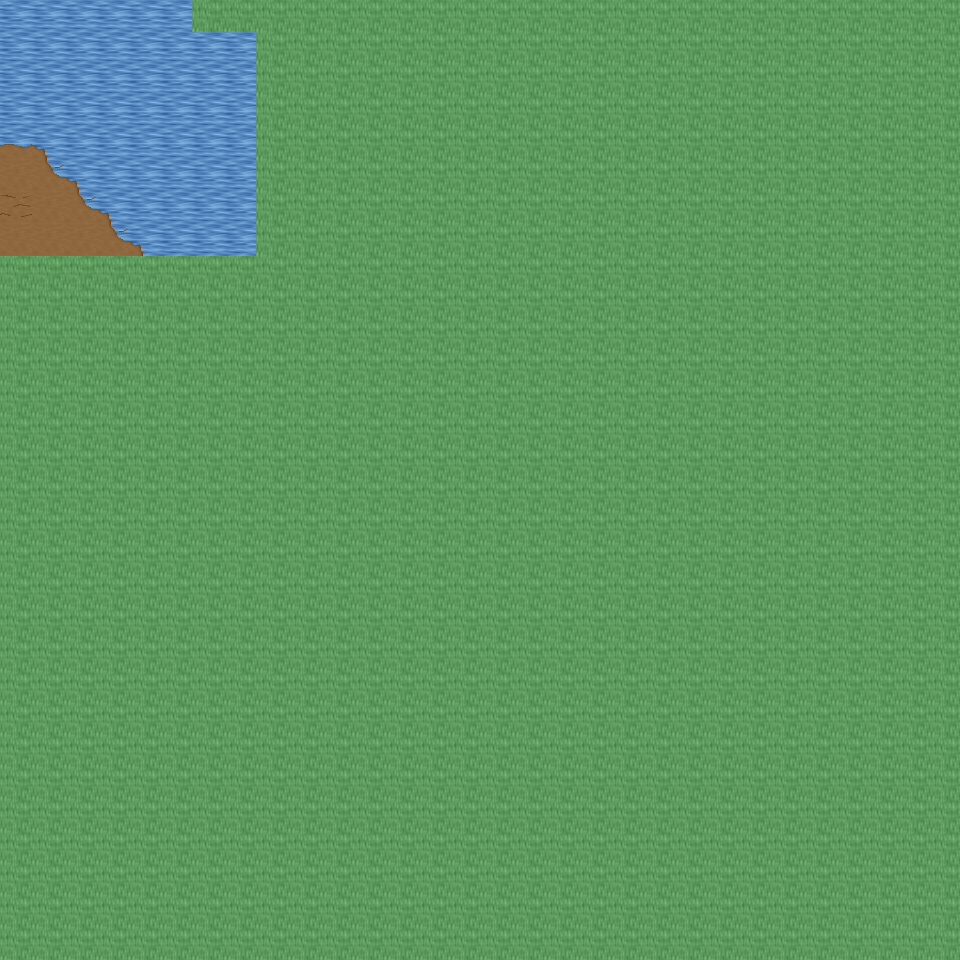

Below is a game level as drawn by its tile map, then a one-line description and the .tmx that defines it (tile-layer data replaced by summaries):
An orthogonal 30x30 tile map with 32x32 px tiles, 6 tile layers (Ground, Object, Object2, Above, ...), 24 tilesets and 2 objects (2x mapchange).

<map version="1.0" orientation="orthogonal" renderorder="right-down" width="30" height="30" tilewidth="32" tileheight="32" nextobjectid="3">
  <tileset firstgid="1" name="tileset_ground_ground" tilewidth="32" tileheight="32" tilecount="33" columns="3">
    <image source="../drawable/tileset_ground_ground.png" width="96" height="352" />
  </tileset>
  <tileset firstgid="34" name="tileset_ground_water_pool" tilewidth="32" tileheight="32" tilecount="72" columns="3">
    <image source="../drawable/tileset_ground_water_pool.png" width="96" height="768" />
  </tileset>
  <tileset firstgid="106" name="tileset_ground_earth_edges" tilewidth="32" tileheight="32" tilecount="18" columns="6">
    <image source="../drawable/tileset_ground_earth_edges.png" width="192" height="96" />
  </tileset>
  <tileset firstgid="124" name="tileset_ground_grass_edges" tilewidth="32" tileheight="32" tilecount="36" columns="12">
    <image source="../drawable/tileset_ground_grass_edges.png" width="384" height="96" />
  </tileset>
  <tileset firstgid="160" name="tileset_ground_grass_corners" tilewidth="32" tileheight="32" tilecount="24" columns="6">
    <image source="../drawable/tileset_ground_grass_corners.png" width="192" height="128" />
  </tileset>
  <tileset firstgid="184" name="tileset_ground_water_pool_corners" tilewidth="32" tileheight="32" tilecount="72" columns="3">
    <image source="../drawable/tileset_ground_water_pool_corners.png" width="96" height="768" />
  </tileset>
  <tileset firstgid="256" name="tileset_furniture_carpet_carpets" tilewidth="32" tileheight="32" tilecount="8" columns="4">
    <image source="../drawable/tileset_furniture_carpet_carpets.png" width="128" height="64" />
  </tileset>
  <tileset firstgid="264" name="tileset_ground_ridge_earth_dark" tilewidth="32" tileheight="32" tilecount="96" columns="12">
    <image source="../drawable/tileset_ground_ridge_earth_dark.png" width="384" height="256" />
  </tileset>
  <tileset firstgid="360" name="tileset_ground_ridge_earth_pale" tilewidth="32" tileheight="32" tilecount="96" columns="12">
    <image source="../drawable/tileset_ground_ridge_earth_pale.png" width="384" height="256" />
  </tileset>
  <tileset firstgid="456" name="tileset_plant_grasses" tilewidth="32" tileheight="32" tilecount="6" columns="3">
    <image source="../drawable/tileset_plant_grasses.png" width="96" height="64" />
  </tileset>
  <tileset firstgid="462" name="tileset_plant_flower_daisy_red" tilewidth="32" tileheight="32" tilecount="8" columns="2">
    <image source="../drawable/tileset_plant_flower_daisy_red.png" width="64" height="128" />
  </tileset>
  <tileset firstgid="470" name="tileset_plant_flower_daisy_blue" tilewidth="32" tileheight="32" tilecount="8" columns="2">
    <image source="../drawable/tileset_plant_flower_daisy_blue.png" width="64" height="128" />
  </tileset>
  <tileset firstgid="478" name="tileset_plant_flower_daisy_yellow" tilewidth="32" tileheight="32" tilecount="8" columns="2">
    <image source="../drawable/tileset_plant_flower_daisy_yellow.png" width="64" height="128" />
  </tileset>
  <tileset firstgid="486" name="tileset_plant_bush_bushes" tilewidth="32" tileheight="32" tilecount="10" columns="5">
    <image source="../drawable/tileset_plant_bush_bushes.png" width="160" height="64" />
  </tileset>
  <tileset firstgid="496" name="tileset_furniture_table_long_side_on_pale" tilewidth="32" tileheight="32" tilecount="3" columns="3">
    <image source="../drawable/tileset_furniture_table_long_side_on_pale.png" width="96" height="32" />
  </tileset>
  <tileset firstgid="499" name="tileset_plant_stump_small_stump" tilewidth="32" tileheight="32" tilecount="4" columns="2">
    <image source="../drawable/tileset_plant_stump_small_stump.png" width="64" height="64" />
  </tileset>
  <tileset firstgid="503" name="tileset_ground_rock_rocks_2" tilewidth="32" tileheight="32" tilecount="4" columns="2">
    <image source="../drawable/tileset_ground_rock_rocks_2.png" width="64" height="64" />
  </tileset>
  <tileset firstgid="507" name="tileset_ground_ladder_vertical_dark" tilewidth="32" tileheight="32" tilecount="3" columns="3">
    <image source="../drawable/tileset_ground_ladder_vertical_dark.png" width="96" height="32" />
  </tileset>
  <tileset firstgid="510" name="tileset_item_statue_green_stone" tilewidth="32" tileheight="32" tilecount="12" columns="4">
    <image source="../drawable/tileset_item_statue_green_stone.png" width="128" height="96" />
  </tileset>
  <tileset firstgid="522" name="tileset_logic_collision" tilewidth="32" tileheight="32" tilecount="1" columns="1">
    <image source="../drawable/tileset_logic_collision.png" width="32" height="32" />
  </tileset>
  <tileset firstgid="523" name="tileset_furniture_table_long_front_on_pale" tilewidth="32" tileheight="32" tilecount="3" columns="1">
    <image source="../drawable/tileset_furniture_table_long_front_on_pale.png" width="32" height="96" />
  </tileset>
  <tileset firstgid="526" name="tileset_furniture_light_flames" tilewidth="32" tileheight="32" tilecount="6" columns="6">
    <image source="../drawable/tileset_furniture_light_flames.png" width="192" height="32" />
  </tileset>
  <tileset firstgid="532" name="tileset_ground_green_paving" tilewidth="32" tileheight="32" tilecount="18" columns="3">
    <image source="../drawable/tileset_ground_green_paving.png" width="96" height="192" />
  </tileset>
  <tileset firstgid="550" name="tileset_building_castle" tilewidth="32" tileheight="32" tilecount="320" columns="20">
    <image source="../drawable/tileset_building_castle.png" width="640" height="512" />
  </tileset>
  <layer name="Ground" width="30" height="30">
    <data>[900 cells, 218 non-empty, 5 distinct tile ids]</data>
  </layer>
  <layer name="Object" width="30" height="30">
    <data>[900 cells, 16 non-empty, 5 distinct tile ids]</data>
  </layer>
  <layer name="Object2" width="30" height="30">
    <data>[900 cells, 5 non-empty, 3 distinct tile ids]</data>
  </layer>
  <layer name="Above" width="30" height="30">
    <data>[900 cells, 0 non-empty, 0 distinct tile ids]</data>
  </layer>
  <layer name="Above2" width="30" height="30">
    <data>[900 cells, 0 non-empty, 0 distinct tile ids]</data>
  </layer>
  <layer name="Walkable" width="30" height="30">
    <data>[900 cells, 838 non-empty, 1 distinct tile ids]</data>
  </layer>
  <objectgroup name="MapEvents">
    <object id="1" name="north" type="mapchange" x="0" y="0" width="192" height="32">
      <properties>
        <property name="map" value="0_ados_mountain_n2_w2_x3_y3" />
        <property name="place" value="south" />
      </properties>
    </object>
    <object id="2" name="west" type="mapchange" x="0" y="0" width="32" height="256">
      <properties>
        <property name="map" value="0_ados_mountain_n2_w2_x2_y4" />
        <property name="place" value="east" />
      </properties>
    </object>
  </objectgroup>
</map>
